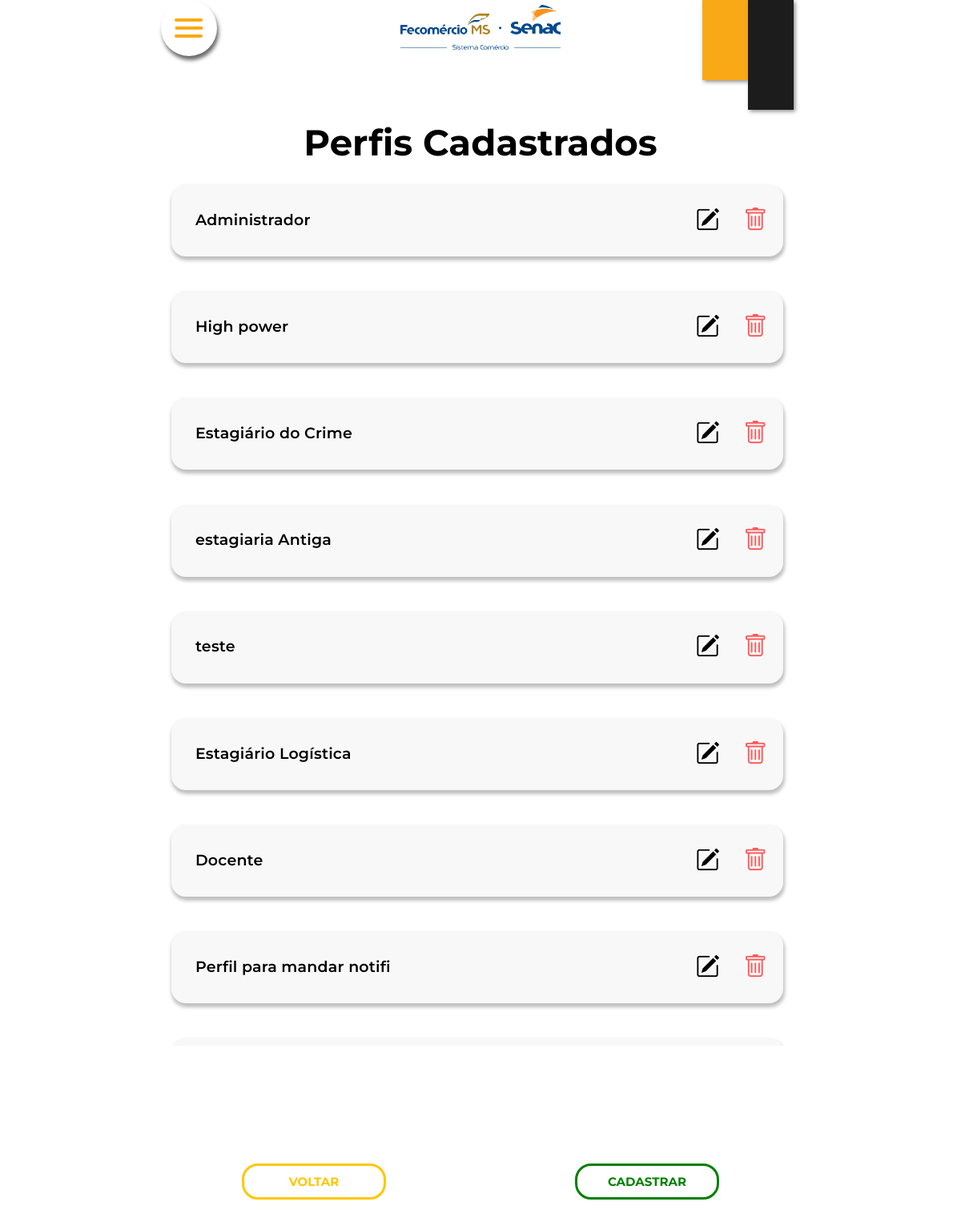
Page /pages/listar_perfis.php (signed in) on the committed database.
### tables this page shows
CREATE TABLE `cadastro_perfil` (
  `id` int NOT NULL AUTO_INCREMENT,
  `nome` varchar(45) NOT NULL,
  `gerenciar_checklist` enum('0','1') DEFAULT NULL,
  `gerenciar_salas` enum('0','1') DEFAULT NULL,
  `gerenciar_usuarios` enum('0','1') DEFAULT NULL,
  `gerenciar_perfis` enum('0','1') DEFAULT NULL,
  `gerenciar_notificacoes` enum('0','1') DEFAULT NULL,
  `gerenciar_recados` enum('0','1') DEFAULT NULL,
  `realizar_acao_corretiva` enum('0','1') DEFAULT NULL,
  `realizar_checklist` enum('0','1') DEFAULT NULL,
  `gerenciar_perguntas` enum('0','1') DEFAULT NULL,
  PRIMARY KEY (`id`)
);

### app/Entity/Perfil.php (called while the page is built, shortened)
<?php
class Perfil
{
    public function getDados()
    {
        $obj_banco = new Banco('cadastro_perfil');
        $dados = $obj_banco -> select() -> fetchAll(PDO::FETCH_ASSOC);
        return $dados;
    }
    public static function checkForeignKey($id)
    {
        $obj_banco = new Banco('cadastro_usuario');
        $row_perfil = $obj_banco->select('id_perfil = '.$id);
        if ($row_perfil->rowCount() > 0)
        {
            return true;
        } else
        {
            return false;
        }
    }
}
?>

### app/Db/Banco.php (called while the page is built, shortened)
<?php
class Banco{
    private $ini_file_path = __DIR__."/../../config.ini";
    private $db_hostname;
    private $db_name;
    private $db_user;
    private $db_password;
    private $table;
    private $conexao;
    public function __construct($table = null)
    {
        $config = file_exists($this->ini_file_path) ? parse_ini_file($this->ini_file_path, true) : [];
        $this->db_hostname = getenv('DB_HOST') ?: (isset($config["database"]["host"]) ? $config["database"]["host"] : 'localhost');
        $this->db_name = getenv('DB_NAME') ?: (isset($config["database"]["db_name"]) ? $config["database"]["db_name"] : 'etg2');
        $this->db_user = getenv('DB_USER') ?: (isset($config["database"]["user"]) ? $config["database"]["user"] : 'root');
        $this->db_password = getenv('DB_PASSWORD') ?: (isset($config["database"]["password"]) ? $config["database"]["password"] : '');
        $this -> table = $table;
    }
    private function conectar(){
        try
        {
            $string_conexao = "mysql:host=".$this->db_hostname;
            $string_conexao .= ";";
            $string_conexao .= "dbname=".$this->db_name;
            $this -> conexao = new PDO($string_conexao, $this->db_user, $this->db_password);
        }
        catch(PDOException $e)
        {
            die("ERRO: " . $e -> getMessage());
        }
    }
    private function executarQuery($query, $valores = [])
    {
        try
        {
            $statement = $this -> conexao -> prepare($query);
            $statement -> execute($valores);
            $this -> conexao = null;
            return $statement;
        }
        catch (PDOException $e)
        {
            return false;
        }
    }
    public function select($where = '', $order = '', $limit = '', $campos = '*')
    {
        $where = strlen($where) ? ' WHERE '.$where: '';
        $order = strlen($order) ? ' ORDER BY '.$order: '';
        $limit = strlen($limit) ? ' LIMIT '.$limit: '';
        $query = 'SELECT '.$campos.' FROM '.$this->table.''.$where.''.$order.''.$limit.'';
        return $this ->  executarQuery($query);
    }
}
?>

### pages/listar_perfis.php (the view, shortened to what this page needs)
<?php
include_once("../includes/menu.php");
require("../includes/header/header.php");
$objPerfil = new Perfil;
$dados_perfil = $objPerfil -> getDados();
$imprimir = '';
foreach ($dados_perfil as $row_perfil)
{
    $lock = 'false';
    if (Perfil::checkForeignKey($row_perfil["id"]))
    {
        $lock = 'true';
    }
    $imprimir .= '
    <li>
        <div class="titulo_gp">
            <div class="card_perfil">
                <div class="card_nome">
                    <h2 class="tipo_perfil">'.$row_perfil["nome"].'</h2>
                </div>
                <div class="icons-question1">
                <a href="editar_perfil.php?id='.$row_perfil["id"].'">
                    <i class="bi bi-pencil-square"></i>
                </a>
                <div class="testebotao"  id="botao-excluir-id" onclick="callPopUp(this)">
                    <a class="bi bi-trash btn_excluir" lock='.$lock.'  dataid="'.$row_perfil["id"].'"></a>
                </div>
                </div>
            </div>
        </div>
    </li>';
}
require("../includes/main/main_listar_perfis.php");
require("../includes/footer/footer.php");
?>

### includes/header/header.php (shortened to what this page needs)
<!DOCTYPE html>
<html lang="pt">
<head>
    <link rel="stylesheet" href="https://ajax.googleapis.com/ajax/libs/jqueryui/1.12.1/themes/smoothness/jquery-ui.css">
</head>

### includes/menu.php (shortened to what this page needs)
<?php
require ("../includes/header/header.php");
?>
<link rel="stylesheet" href="https://cdn.jsdelivr.net/npm/bootstrap-icons@1.10.4/font/bootstrap-icons.css">
<link rel="stylesheet" href="../assets/css/menu/menu.css">
<body>
    <div class="cabecalho-menu">
        <div class="container-menu">
            <a class="toggleBox-menu">
                <span class="icon-menu"></span>
            </a>
        </div>
        <div class="container-logo">
            <div class="logo">
                <ul class="cabecalho_logo"><img src="../assets/imgs/logos/senacFec_colored.png" alt="Carregando"
                        id="img-logo"></ul>
            </div>
            <div class="fitas" id='fitas_menu'>
                <ul class="sub-fita">
                    <div id="bloc1"></div>
                </ul>
                <ul class="sub-fita">
                    <div id="bloc2"></div>
                </ul>
            </div>
        </div>
    </div>
</body>

### includes/main/main_listar_perfis.php (shortened to what this page needs)
<link rel="stylesheet" href="https://cdn.jsdelivr.net/npm/bootstrap-icons@1.10.4/font/bootstrap-icons.css">
<link rel="stylesheet" href="../assets/css/listar_perfis.css">
<link rel="stylesheet" href="sweetalert2.min.css">
<body class="tela_gerenciam_perfis">
    <main class="pai-de-todos">
        <form action="" method="GET" class="renner">
            <div class="container_gp">
                <h1 class="Perfis">Perfis Cadastrados</h1>
                <ul class="cardsgerenc">
                    <?= $imprimir ?>
                </ul>
            </div>
            <div class="container_gp2">
                <div class="alinar-botoes">
                    <div class="botao-padrao-voltar">
                        <a onclick="voltarPagina()" class="botao-voltar-submit">VOLTAR</a>
                    </div>
                    <div class="botao-padrao-cadastrar">
                        <a href="cadastrar_perfil.php" class="botao-cadastrar-link">CADASTRAR</a>
                    </div>
                </div>
            </div>
        </form>
    </main>
</body>

### includes/footer/footer.php
</html>

### assets/css/menu/menu.css (style rules this page uses)
* { margin: 0; padding: 0; font-family: "Montsserat"; font-style: normal; }
.container-menu { height: 70px; left: 2%; width: 70px; background-color: #fff; border-radius: 50px; cursor: pointer; position: absolute; transition: 0.4s ease; box-shadow: 2px 5px 5px rgb(103, 103, 103); z-index: 3; }
.toggleBox-menu { position: relative; display: block; height: 70px; width: 70px; border-radius: 50px; }
.icon-menu { position: absolute; height: 4px; width: 35px; top: 50%; left: 50%; transform: translate(-50%, -50%); background-color: #FAA916; border-radius: 50px; }
.icon-menu::before, .icon-menu::after { position: absolute; content: ''; height: 4px; width: 35px; left: 50%; transform: translate(-50%, -50%); background-color: #FAA916; border-radius: 50px; transition: 0.3s; }
.icon-menu::before { top: 12px; }
.icon-menu::after { bottom: 8px; }
.logo { display: flex; width: 100%; justify-content: center; }
.cabecalho-menu { position: relative; width: 100%; height: 150px; z-index: 999; }
.fitas { display: flex; position: absolute; right: 3%; }
#bloc1 { width: 57px; height: 100px; background:#FAA916 ; position: relative; animation-name: bloc1; animation-duration: 2.5s; animation-delay: 0s; animation-fill-mode: backwards; box-shadow: 2px 2px 5px rgb(138, 137, 137); }
#bloc2 { width: 57px; height: 137px; background: #1c1c1c; position: relative; animation-name: bloc2; animation-duration: 2.5s; animation-delay: 0s; animation-fill-mode: backwards; box-shadow: 2px 2px 5px rgb(138, 137, 137); }
#img-logo { width: 200px; height: 56px; margin-top: 6px; }
.container-logo { width: 100%; display: flex; flex-direction: row; right: 0%; height: 150px; z-index: 2; }

### rows in the picture
cadastro_perfil: nome "Administrador"
cadastro_perfil: nome "High power"
cadastro_perfil: nome "Estagiário do Crime"
cadastro_perfil: nome "estagiaria Antiga"
cadastro_perfil: nome "teste"
cadastro_perfil: nome "Estagiário Logística"
cadastro_perfil: nome "Docente"
cadastro_perfil: nome "Perfil para mandar notifi"
